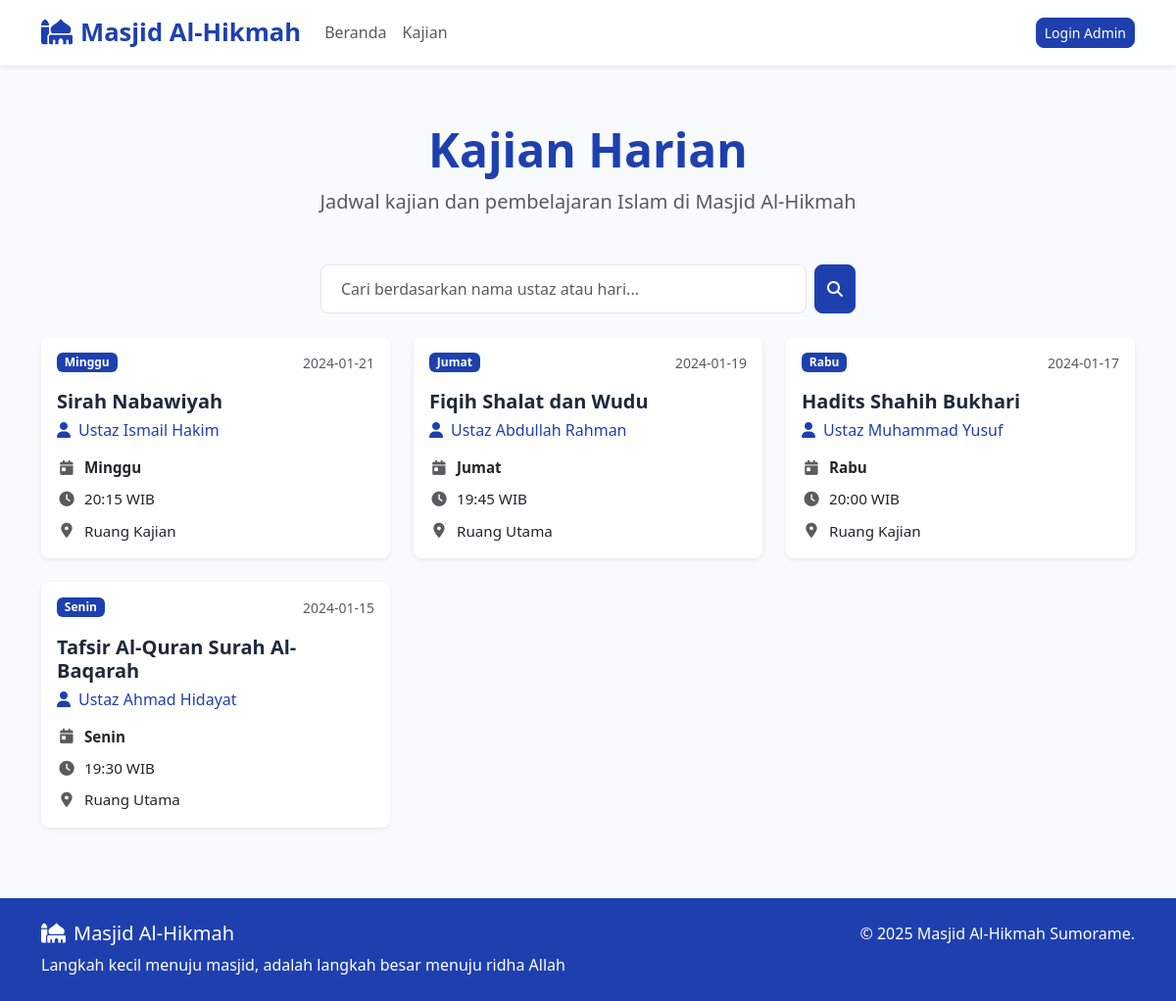
Screenshot of /kajian with the database file from the repository.
### tables this page shows
CREATE TABLE kajian (
                 id INTEGER PRIMARY KEY AUTOINCREMENT,
                 nama_ustaz TEXT NOT NULL,
                 tema_kajian TEXT NOT NULL,
                 hari TEXT NOT NULL,
                 tanggal TEXT NOT NULL,
                 waktu TEXT NOT NULL,
                 lokasi TEXT NOT NULL,
                 created_at TIMESTAMP DEFAULT CURRENT_TIMESTAMP);

### app.py (the view)
@app.route('/kajian')
def kajian_public():
    search_query = request.args.get('search', '')
    conn = sqlite3.connect('masjid.db')
    c = conn.cursor()
    if search_query:
        c.execute("SELECT * FROM kajian WHERE nama_ustaz LIKE ? OR hari LIKE ? ORDER BY tanggal DESC",
                 (f'%{search_query}%', f'%{search_query}%'))
    else:
        c.execute("SELECT * FROM kajian ORDER BY tanggal DESC")
    kajian_list = c.fetchall()
    conn.close()
    return render_template('kajian_public.html', kajian_list=kajian_list, search_query=search_query)

### templates/kajian_public.html (shortened to what this page needs)
{% extends "base.html" %}  {% block content %}
<div class="container pt-5">
  <div class="row">
    <div class="col-12">
      <div class="text-center mb-5">
        <h2 class="display-5 fw-bold text-primary">Kajian Harian</h2>
        <p class="lead text-muted">
          Jadwal kajian dan pembelajaran Islam di Masjid Al-Hikmah
        </p>
      </div>
      <div class="row justify-content-center mb-4">
        <div class="col-md-6">
          <form method="GET" class="d-flex">
            <input
              type="text"
              class="form-control"
              name="search"
              placeholder="Cari berdasarkan nama ustaz atau hari..."
              value="{{ search_query }}"
            />
            <button type="submit" class="btn btn-primary ms-2">
              <i class="fas fa-search"></i>
            </button>
          </form>
        </div>
      </div>
      {% if kajian_list %}
      <div class="row">
        {% for kajian in kajian_list %}
        <div class="col-lg-6 col-xl-4 mb-4">
          <div class="card h-100 border-0 shadow-sm hover-shadow">
            <div class="card-body">
              <div
                class="d-flex justify-content-between align-items-start mb-3"
              >
                <span class="badge bg-primary">{{ kajian[3] }}</span>
                <small class="text-muted">{{ kajian[4] }}</small>
              </div>
              <h5 class="card-title fw-bold">{{ kajian[2] }}</h5>
              <h6 class="text-primary mb-3">
                <i class="fas fa-user me-2"></i>{{ kajian[1] }}
              </h6>
              <div class="kajian-details">
                <p class="mb-2">
                  <i class="fas fa-calendar-day me-2 text-muted"></i>
                  <strong>{{ kajian[3] }}</strong>
                </p>
                <p class="mb-2">
                  <i class="fas fa-clock me-2 text-muted"></i>
                  {{ kajian[5] }} WIB
                </p>
                <p class="mb-0">
                  <i class="fas fa-map-marker-alt me-2 text-muted"></i>
                  {{ kajian[6] }}
                </p>
              </div>
            </div>
          </div>
        </div>
        {% endfor %}
      </div>
      {% endif %}
    </div>
  </div>
</div>
{% endblock %}

### templates/base.html (shortened to what this page needs)
<!DOCTYPE html>
<html lang="id">
  <head>
    <link
      href="https://cdn.jsdelivr.net/npm/bootstrap@5.3.0/dist/css/bootstrap.min.css"
      rel="stylesheet"
    />
    <link
      href="https://cdnjs.cloudflare.com/ajax/libs/font-awesome/6.4.0/css/all.min.css"
      rel="stylesheet"
    />
    <link
      href="{{ url_for('static', filename='css/style.css') }}"
      rel="stylesheet"
    />
  </head>
  <body>
    <nav
      class="navbar navbar-expand-lg navbar-light bg-white shadow-sm fixed-top"
    >
      <div class="container">
        <a
          class="navbar-brand fw-bold text-primary"
          href="{{ url_for('index') }}"
        >
          <i class="fas fa-mosque me-2"></i>Masjid Al-Hikmah
        </a>
        <div class="collapse navbar-collapse" id="navbarNav">
          <ul class="navbar-nav me-auto">
            <li class="nav-item">
              <a class="nav-link" href="{{ url_for('index') }}">Beranda</a>
            </li>
            <li class="nav-item">
              <a class="nav-link" href="{{ url_for('kajian_public') }}"
                >Kajian</a
              >
            </li>
          </ul>
          <ul class="navbar-nav">
            {% if session.admin_logged_in %}
            <li class="nav-item">
              <a class="nav-link" href="{{ url_for('admin_dashboard') }}"
                >Dashboard Admin</a
              >
            </li>
            <li class="nav-item">
              <a class="nav-link" href="{{ url_for('logout') }}">Logout</a>
            </li>
            {% else %}
            <li class="nav-item">
              <a class="btn btn-primary btn-sm" href="{{ url_for('login') }}"
                >Login Admin</a
              >
            </li>
            {% endif %}
          </ul>
        </div>
      </div>
    </nav>
    <main>{% block content %}{% endblock %}</main>
    <footer class="bg-primary text-white py-4 mt-5">
      <div class="container">
        <div class="row">
          <div class="col-md-6">
            <h5><i class="fas fa-mosque me-2"></i>Masjid Al-Hikmah</h5>
            <p class="mb-0">
              Langkah kecil menuju masjid, adalah langkah besar menuju ridha
              Allah
            </p>
          </div>
          <div class="col-md-6 text-md-end">
            <p class="mb-0">&copy; 2025 Masjid Al-Hikmah Sumorame.</p>
          </div>
        </div>
      </div>
    </footer>
  </body>
</html>

### static/css/style.css (style rules this page uses)
:root { --primary-color: #1e40af; --primary-dark: #1e3a8a; --primary-light: #3b82f6; --secondary-color: #64748b; --accent-color: #f59e0b; --success-color: #10b981; --error-color: #ef4444; --warning-color: #f59e0b; --light-bg: #f8fafc; --white: #ffffff; --dark-text: #1e293b; --muted-text: #64748b; --border-color: #e2e8f0; --font-family-sans-serif: "Segoe UI", Tahoma, Geneva, Verdana, sans-serif; --font-size-base: 1rem; --font-size-lg: 1.25rem; --font-size-sm: 0.875rem; --line-height-base: 1.6; --border-radius: 0.5rem; --shadow-sm: 0 4px 6px -1px rgba(0, 0, 0, 0.07), 0 2px 4px -1px rgba(0, 0, 0, 0.04); --shadow-md: 0 10px 15px -3px rgba(0, 0, 0, 0.1), 0 4px 6px -2px rgba(0, 0, 0, 0.05); --shadow-lg: 0 20px 25px -5px rgba(0, 0, 0, 0.1), 0 10px 10px -5px rgba(0, 0, 0, 0.04); }
* { margin: 0; padding: 0; box-sizing: border-box; }
body { font-family: var(--font-family-sans-serif); line-height: var(--line-height-base); color: var(--dark-text); background-color: var(--light-bg); padding-top: 76px; overflow-x: hidden; }
.btn { border-radius: var(--border-radius); font-weight: 500; transition: all 0.3s ease; }
.btn-primary { background-color: var(--primary-color); border-color: var(--primary-color); }
.text-primary { color: var(--primary-color) !important; }
.bg-primary { background-color: var(--primary-color) !important; }
.navbar { backdrop-filter: blur(10px); background-color: rgba(255, 255, 255, 0.85) !important; box-shadow: var(--shadow-sm); transition: background-color 0.3s ease; }
.navbar-brand { font-size: 1.6rem; font-weight: 700; }
.nav-link { font-weight: 500; transition: color 0.3s ease; position: relative; padding: 0.5rem 1rem; }
.nav-link::after { content: ""; position: absolute; width: 0; height: 2px; bottom: -4px; left: 50%; background-color: var(--primary-color); transition: all 0.3s ease; transform: translateX(-50%); }
.card { border: none; border-radius: var(--border-radius); box-shadow: var(--shadow-sm); transition: all 0.3s ease; height: 100%; }
.card-title { font-weight: 700; color: var(--dark-text); }
.form-control, .form-select { border-radius: var(--border-radius); border: 1px solid var(--border-color); padding: 0.75rem 1.25rem; transition: all 0.3s ease; font-size: 1rem; }
.kajian-details p { font-size: 0.95rem; display: flex; align-items: center; margin-bottom: 0.75rem; }
.kajian-details .fas { width: 20px; text-align: center; }
.card, .form-control, .btn { animation: fadeInUp 0.5s ease-out forwards; }

### rows the page displays
kajian: hari "Minggu", tanggal "2024-01-21", tema_kajian "Sirah Nabawiyah", nama_ustaz "Ustaz Ismail Hakim", waktu "20:15", lokasi "Ruang Kajian"
kajian: hari "Jumat", tanggal "2024-01-19", tema_kajian "Fiqih Shalat dan Wudu", nama_ustaz "Ustaz Abdullah Rahman", waktu "19:45", lokasi "Ruang Utama"
kajian: hari "Rabu", tanggal "2024-01-17", tema_kajian "Hadits Shahih Bukhari", nama_ustaz "Ustaz Muhammad Yusuf", waktu "20:00", lokasi "Ruang Kajian"
kajian: hari "Senin", tanggal "2024-01-15", tema_kajian "Tafsir Al-Quran Surah Al-Baqarah", nama_ustaz "Ustaz Ahmad Hidayat", waktu "19:30", lokasi "Ruang Utama"
